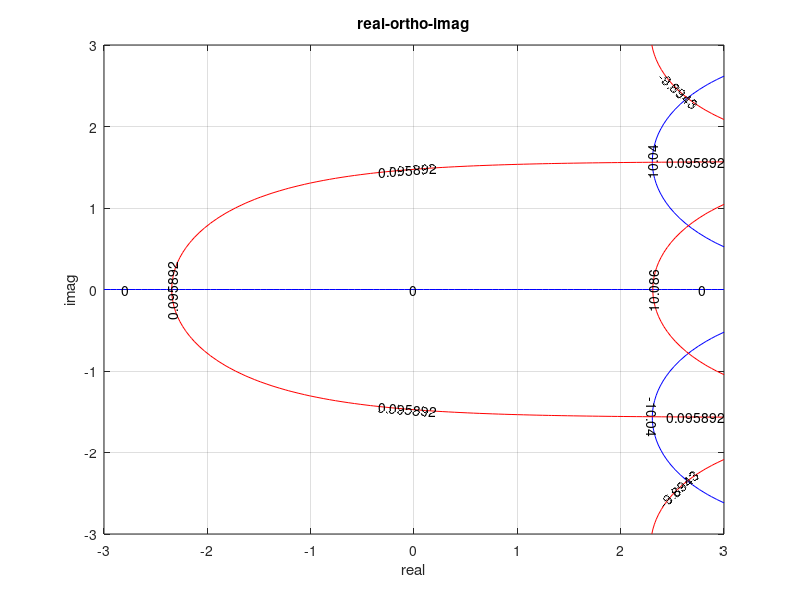
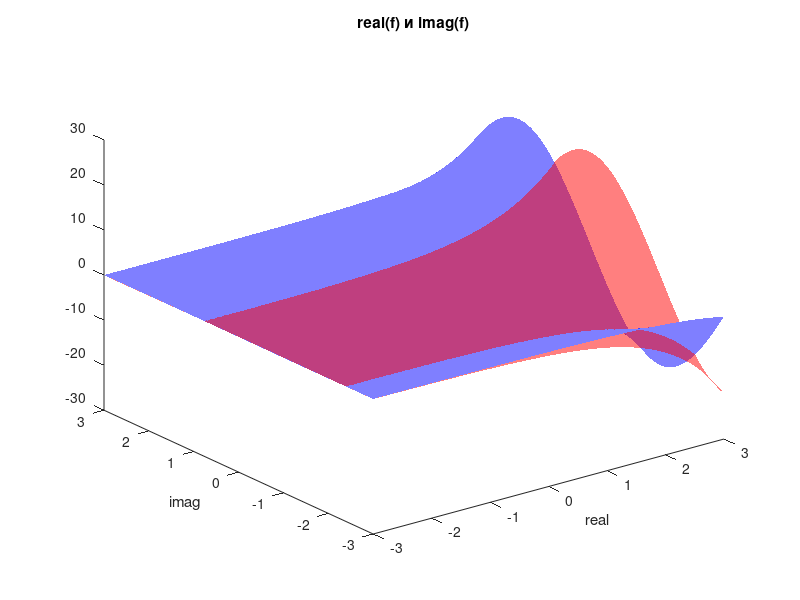

The MATLAB script that drew these images, in order:
%{
    2.2 ex1
    x [-3, 3]
    y [-3, 3]
    f(z) = e^z
    
    'r' red means real

%}


select = 2;

% real(f) = -1, 0, 1 , imag(f) = -1, 0, 1
if select == 1
    x = linspace(-3, 3, 100);
    y = linspace(-3, 3, 100);
    n = linspace (-1, 0, 3);
    [x, y] = meshgrid(x,y);
    z = (x +j*y);
    f = exp(z);
    fr = real(f);
    fi = imag(f);
    
    figure(1);
    [c, h] = contour(x, y, fi, n, 'b');
    clabel(c,h);
    hold on;
    [d, h] = contour(x, y, fr, n, 'r');
    clabel(d,h);
    xlabel('real');
    ylabel('imag');
    grid;
    title('real-ortho-imag');
    
    figure(2);
    surf(x,y,fi, 'FaceColor','b', 'FaceAlpha', .5, 'Edgecolor', 'none');
    hold on;
    surf(x,y,fr, 'FaceColor','r', 'FaceAlpha', .5, 'Edgecolor', 'none');
    xlabel('real');
    ylabel('imag');
    grid;
    title('real(f) и imag(f)');
end

% real(f) = -1, 0, 1 , imag(f) = -1, 0, 1 ... matlab selects contour
if select == 2
    x = linspace(-3, 3, 100);
    y = linspace(-3, 3, 100);
    %n = linspace (-1, 0, 3);
    [x, y] = meshgrid(x,y);
    z = (x +j*y);
    f = exp(z);
    fr = real(f);
    fi = imag(f);
    
    figure(1);
    [c, h] = contour(x, y, fi, 3, 'b'); % fuck that, choose your own
    clabel(c,h);
    hold on;
    [d, h] = contour(x, y, fr, 3, 'r'); % fuck that, choose your own
    clabel(d,h);
    xlabel('real');
    ylabel('imag');
    grid;
    title('real-ortho-imag');
    
    figure(2);
    surf(x,y,fi, 'FaceColor','b', 'FaceAlpha', .5, 'Edgecolor', 'none');
    hold on;
    surf(x,y,fr, 'FaceColor','r', 'FaceAlpha', .5, 'Edgecolor', 'none');
    xlabel('real');
    ylabel('imag');
    grid;
    title('real(f) и imag(f)');
end

